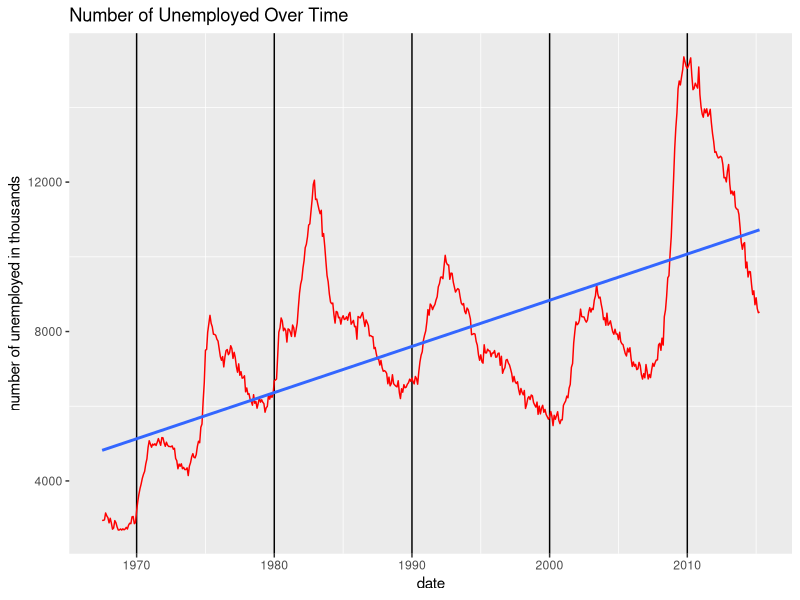
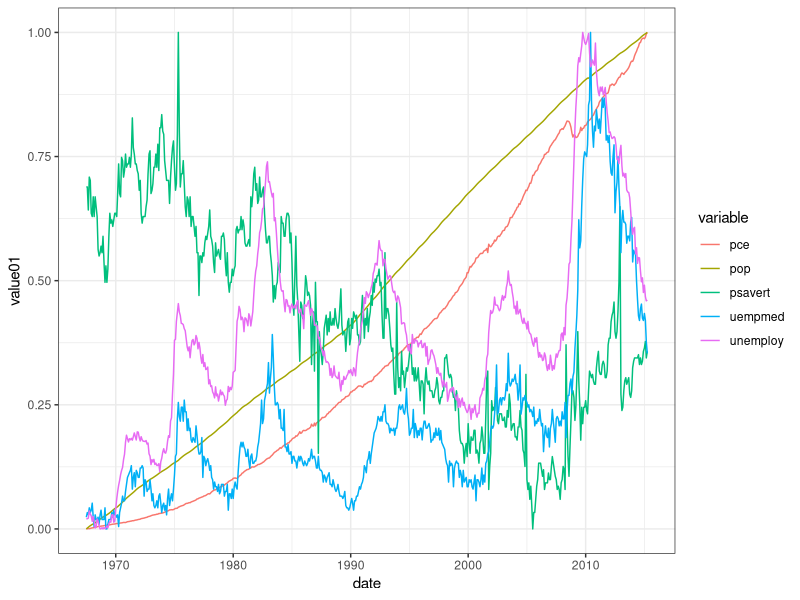

Here is the R script that generated these plots, in order:
library(tidyverse)

head(economics)
head(economics_long)

summary(economics)

ggplot(economics, aes(x=date, y =unemploy))+
  geom_line(color = "red") +
  labs(title = "Number of Unemployed Over Time",
       x = "date",
       y = "number of unemployed in thousands") +
  geom_smooth(method = "lm", se = F) + # se : 신뢰구간
  theme(panel.grid.major.x = element_line(color = "black"),
        panel.grid.major.y = element_blank())

ggplot(economics_long, aes(x =date, y = value01, color = variable)) +
  geom_line() +
  theme_bw() # 배경흰색으로
